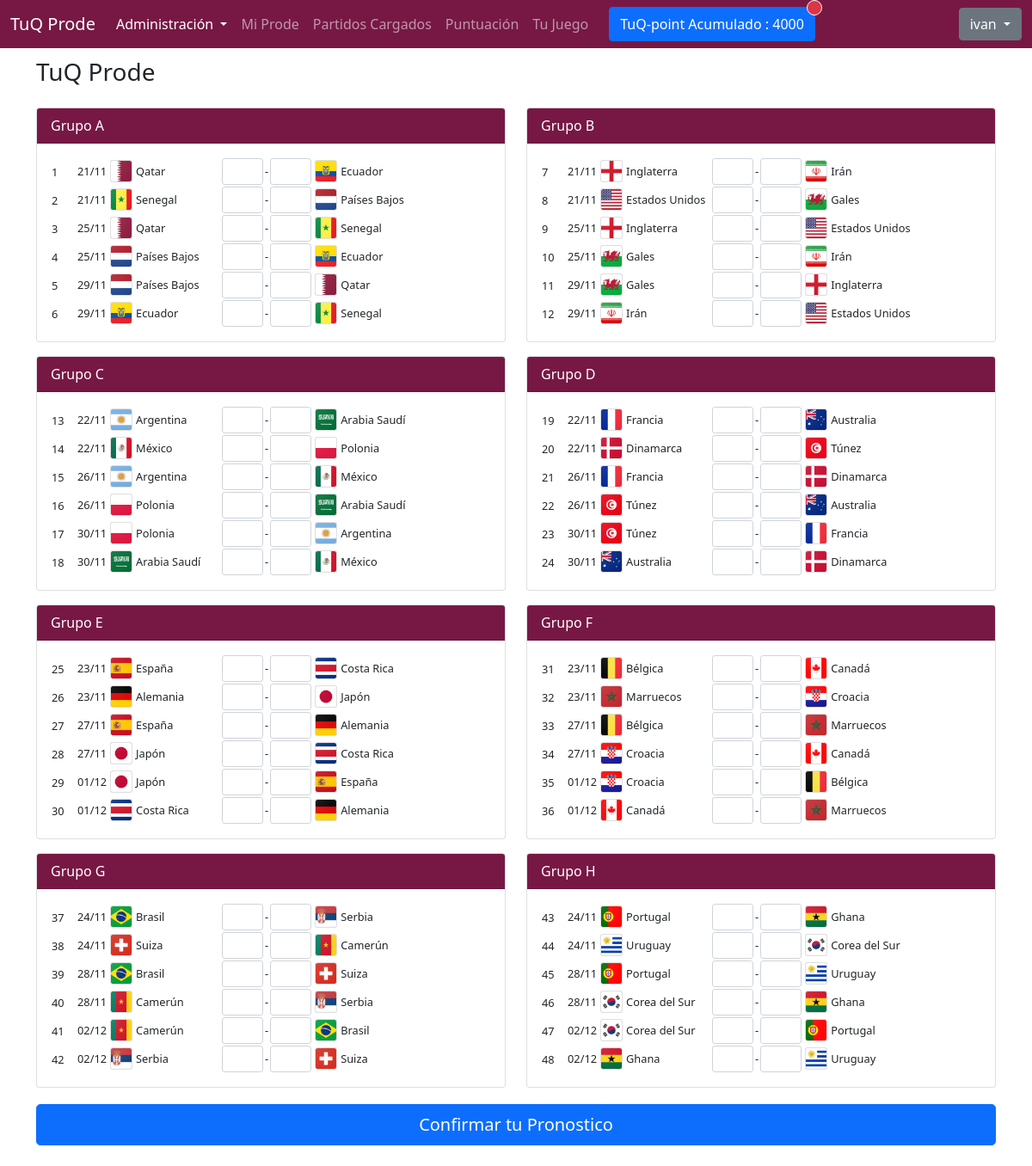
Screenshot of /pronostico.php (signed in) with the database file from the repository.
### tables this page shows
CREATE TABLE `grupos` (
  `id` int(11) NOT NULL,
  `grupo` varchar(4) NOT NULL
);

### include/funciones.php (called while the page is built, shortened)
<?php
function formato_fecha_dd_mm_Y($date)
{
    return date('d/m/Y', strtotime($date));
}
?>

### pronostico.php (the view, shortened to what this page needs)
<?php
require_once("include/parte_superior.php");
require_once("include/funciones.php");
require("db/conexion.php");
$usu=$_SESSION['id_usuario'];
$sqljugo="SELECT  `jugo` FROM `usuarios` WHERE `id_usuario`=$usu";
$resjugo=mysqli_query($link,$sqljugo);
$rowj=mysqli_fetch_array($resjugo);
$yajugo=$rowj['jugo'];
if ($yajugo==0){
?>
<div class="container" style="font-size:0.8rem ;">
    <br>
    <h3>TuQ Prode</h3>
    <?php
    $bandera = 0;
    $sqlGrupo = "SELECT * FROM grupos";
    $resgrupo = mysqli_query($link, $sqlGrupo);
    while ($rowgrupo = mysqli_fetch_array($resgrupo)) {
        $grupo = $rowgrupo['grupo'];
        $bandera = $bandera + 1;
        if ($bandera == 1) {
            echo "<div class='row'>";
        }
    ?>
        <div class="col-md-6 mt-3">
            <div class="card ">
                <div class="card-header text-white fs-6" style="background:#771844 ;" >
                    Grupo <?php echo $grupo; ?>
                </div>
                <div class="card-body">
                    <?php
                    $sql = "SELECT * FROM vista_partidos WHERE grupo='" . $grupo . "'";
                    $res = mysqli_query($link, $sql);
                    ?>
                    <?php while ($row = mysqli_fetch_array($res)) { ?>
                        <div class="table-responsive">
                            <table>
                                <tbody>
                                    <tr>
                                        <td style="width:30px ;" class="d-none d-lg-block mt-1 pt-1"><?php echo $row['id_partido']; ?> </td>
                                        <td class="mx-3"><?php echo substr(formato_fecha_dd_mm_Y($row['fecha']), 0, 5); ?> </td>
                                        <td>
                                            <img src="banderas/<?php echo $row['local'] . '.png'; ?>" class="  " style="height:30px ;" alt="25px">
                                        </td>
                                        <td style="width:100px ;"><?php echo $row['localnombre'] ?></td>
                                        <td><input type="number" class="form-control form-control-sm" min="0" id="local<?php echo $row['id_partido']; ?>" style=" width:48px;"></td>
                                        <td> - </td>
                                        <td><input type="number" class="form-control form-control-sm" min="0" id="visitante<?php echo $row['id_partido']; ?>" style="width:48px;"></td>
                                        <td><img src="banderas/<?php echo $row['visitante'] . '.png'; ?> " style="height:30px "></td>
                                        <td><?php echo $row['visitantenombre'] ?></td>
                                    </tr>
                                </tbody>
                            </table>
                        </div>
                    <?php } ?>
                </div>
            </div>
        </div>
        <?php
        if ($bandera == 1) {
        } else {
            echo "</div>";
            $bandera = 0;
        }
        ?>
    <?php } ?>
    <br>
    <div class="row">
        <div class="col-12 md-12">
            <div class="d-grid gap-2">
                <button class="btn btn-primary btn-lg" id="ejecuto" type="button">Confirmar tu Pronostico</button>
            </div>
        </div>
    </div>
</div>
<br>
<?php
}
?>
<?php require_once("include/parte_inferior.php"); ?>

### include/parte_superior.php (shortened to what this page needs)
<?php require 'validar_session.php';
require('db/conexion.php');
$sqltuqpoint = "SELECT SUM(`tuqpoint`)as tuqpoint FROM `usuarios`";
$res = mysqli_query($link, $sqltuqpoint);
$row = mysqli_fetch_array($res);
$totaltuqpoint = $row['tuqpoint'];
?>
<!doctype html>
<html lang="es">
<head>
    <link href="vendor/bootstrap/css/bootstrap.min.css" rel="stylesheet">
    <link href="vendor/datatables/dataTables.bootstrap4.min.css" rel="stylesheet">
    <link rel="stylesheet" href="https://cdn.jsdelivr.net/npm/bootstrap-icons@1.9.1/font/bootstrap-icons.css">
    <nav class="navbar navbar-expand-lg  navbar-dark bg-s fixed-top" style="background: #771844 ;">
        <div class="container-fluid">
            <a class="navbar-brand" href="home.php">TuQ Prode</a>
            <div class="collapse navbar-collapse" id="navbarSupportedContent">
                <ul class="navbar-nav me-auto mb-2 mb-lg-0">
                    <?php if ($_SESSION['nivel'] <> 2) { ?>
                        <li class="nav-item dropdown">
                            <a class="nav-link active dropdown-toggle" href="#" id="navbarDropdown" role="button" data-bs-toggle="dropdown" aria-expanded="false">
                                Administración
                            </a>
                        </li>
                    <?php } ?>
                    <li class="nav-item">
                        <a class="nav-link" href="pronostico.php">Mi Prode</a>
                    </li>
                    <li class="nav-item">
                        <a class="nav-link" href="partidos-jugados.php">Partidos Cargados</a>
                    </li>
                    <li class="nav-item">
                        <a class="nav-link" href="puntuacion.php">Puntuación</a>
                    </li>
                    <li class="nav-item">
                        <a class="nav-link" href="tu-jugada.php">Tu Juego</a>
                    </li>
                    <button type="button" class="btn btn-primary position-relative mx-3">
                        TuQ-point Acumulado : <?php echo $totaltuqpoint; ?>
                        <span class="position-absolute top-0 start-100 translate-middle p-2 bg-danger border border-light rounded-circle">
                        </span>
                    </button>
                </ul>
                <div class="d-flex ms-3">
                    <div class="dropdown">
                        <button class="btn btn-secondary dropdown-toggle" type="button" id="dropdownMenuButton1" data-bs-toggle="dropdown" aria-expanded="false">
                            <?php echo $_SESSION['nickname'] ?>
                        </button>
                    </div>
                </div>
            </div>
        </div>
    </nav>
</head>
<body>
    <br>
    <br>

### include/parte_inferior.php (shortened to what this page needs)
</body>
</html>

### rows the page displays
grupos: grupo "A", id_partido "1", fecha "21/11", localnombre "Qatar", visitantenombre "Ecuador", id_partido "2", localnombre "Senegal", visitantenombre "Países Bajos", id_partido "3", fecha "25/11", visitantenombre "Senegal", id_partido "4", localnombre "Países Bajos", id_partido "5", fecha "29/11", visitantenombre "Qatar", id_partido "6", localnombre "Ecuador"
grupos: grupo "B", id_partido "7", fecha "21/11", localnombre "Inglaterra", visitantenombre "Irán", id_partido "8", localnombre "Estados Unidos", visitantenombre "Gales", id_partido "9", fecha "25/11", visitantenombre "Estados Unidos", id_partido "10", localnombre "Gales", id_partido "11", fecha "29/11", visitantenombre "Inglaterra", id_partido "12", localnombre "Irán"
grupos: grupo "C", id_partido "13", fecha "22/11", localnombre "Argentina", visitantenombre "Arabia Saudí", id_partido "14", localnombre "México", visitantenombre "Polonia", id_partido "15", fecha "26/11", visitantenombre "México", id_partido "16", localnombre "Polonia", id_partido "17", fecha "30/11", visitantenombre "Argentina", id_partido "18", localnombre "Arabia Saudí"
grupos: grupo "D", id_partido "19", fecha "22/11", localnombre "Francia", visitantenombre "Australia", id_partido "20", localnombre "Dinamarca", visitantenombre "Túnez", id_partido "21", fecha "26/11", visitantenombre "Dinamarca", id_partido "22", localnombre "Túnez", id_partido "23", fecha "30/11", visitantenombre "Francia", id_partido "24", localnombre "Australia"
grupos: grupo "E", id_partido "25", fecha "23/11", localnombre "España", visitantenombre "Costa Rica", id_partido "26", localnombre "Alemania", visitantenombre "Japón", id_partido "27", fecha "27/11", visitantenombre "Alemania", id_partido "28", localnombre "Japón", id_partido "29", fecha "01/12", visitantenombre "España", id_partido "30", localnombre "Costa Rica"
grupos: grupo "F", id_partido "31", fecha "23/11", localnombre "Bélgica", visitantenombre "Canadá", id_partido "32", localnombre "Marruecos", visitantenombre "Croacia", id_partido "33", fecha "27/11", visitantenombre "Marruecos", id_partido "34", localnombre "Croacia", id_partido "35", fecha "01/12", visitantenombre "Bélgica", id_partido "36", localnombre "Canadá"
grupos: grupo "G", id_partido "37", fecha "24/11", localnombre "Brasil", visitantenombre "Serbia", id_partido "38", localnombre "Suiza", visitantenombre "Camerún", id_partido "39", fecha "28/11", visitantenombre "Suiza", id_partido "40", localnombre "Camerún", id_partido "41", fecha "02/12", visitantenombre "Brasil", id_partido "42", localnombre "Serbia"
grupos: grupo "H", id_partido "43", fecha "24/11", localnombre "Portugal", visitantenombre "Ghana", id_partido "44", localnombre "Uruguay", visitantenombre "Corea del Sur", id_partido "45", fecha "28/11", visitantenombre "Uruguay", id_partido "46", localnombre "Corea del Sur", id_partido "47", fecha "02/12", visitantenombre "Portugal", id_partido "48", localnombre "Ghana"

### other values shown
$totaltuqpoint "4000"
$_SESSION['nickname'] "ivan"
